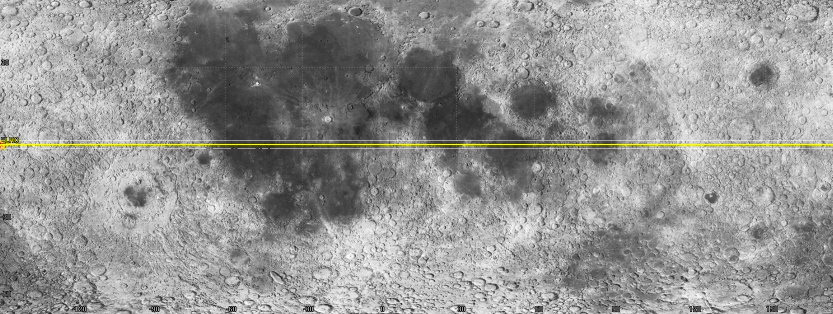
#> input picture 4.bmp, 1665 x 628 px (shown at 1/2 size)
$ jupyter execute --allow-errors find_position.ipynb   (shell and % lines are left out)
#> lines starting #> are read from the running program, lines starting #| are printed output that depends on the picture
[cell 1]
# External libraries
import numpy as np
import time
import matplotlib.pyplot as plt
import matplotlib.style as style
import pandas as pd
import astropy
import scipy
from filterpy.kalman import KalmanFilter
from filterpy.common import Q_discrete_white_noise
from scipy.linalg import block_diag
from astropy import units as u
from poliastro.bodies import Earth, Mars, Sun, Moon
from poliastro.twobody import Orbit
from poliastro.plotting import OrbitPlotter2D
from poliastro.plotting import OrbitPlotter3D
from sklearn import linear_model, datasets
import glob
# Own Libraries
from utility.utils import *
from KalmanFilter.kf import *
#> (the rest of this cell did not finish here and is left out)

[cell 2]
FILE = pd.DataFrame(columns=['ID','H','LAT','LON','Error_H(km)','Error_LAT(km)','Error_LON(km)','xEast','yNorth','zUp'])

# a = np.linspace(0,615,616).astype('int')
# b = np.linspace(624,678,678-624+1).astype('int')
# indexes = np.hstack([a,b])

T1, T2, T3, T4 = 7, 1.5, 0.15, 0.15


#> (the rest of this cell did not finish here and is left out)

#> (a cell that did not finish here is left out)

[cell 4]
H, Lon, Lat, IDXs = FILE['Error_H(km)'], FILE['Error_LON(km)'], FILE['Error_LAT(km)'], FILE['ID']

# Altitude

[cell 5]
plt.figure(dpi=150, figsize=(10,6), tight_layout=True)
end = len(IDXs)
plt.subplot(311)
plt.scatter(IDXs, H, s =2)
plt.xlim([0,end//2])
plt.xlabel('idx')
plt.ylabel('Km')
plt.title('Altitude Error')
plt.show()
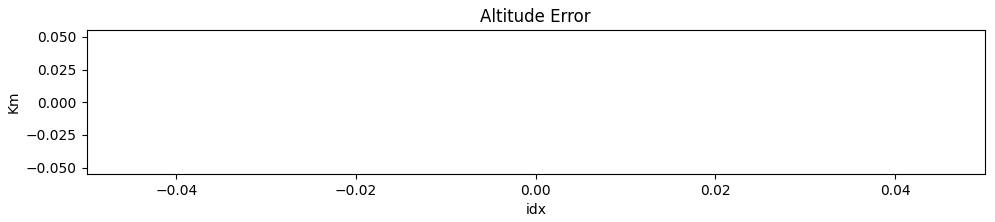
#> figure drawn by matplotlib, 1 panel

plt.subplot(312)
plt.scatter(IDXs, H, s =2)
plt.xlim([0,end//2])
plt.xlabel('idx')
plt.ylabel('Km')
plt.ylim([0,2])
plt.title('Altitude Error')

plt.subplot(313)
Img = cv2.imread('4.bmp')
#> Img is the input picture: shape (628, 1665, 3); mean B, G, R 147.9, 148.7, 148.7
plt.imshow(Img[235:335,:Img.shape[1]//2])
plt.yticks([0,50,100],[f'5°',f'0°',f'-5°'])
plt.xticks([0,int(1665/20),int(1665/20*2),int(1665/20*3),int(1665/20*4),int(1665/20*5),int(1665/20*6),int(1665/20*7),int(1665/20*8),int(1665/20*9),1665//2],[f'-147°',f'{-147+18}°',f'{-147+2*18}°',f'{-147+3*18}°',f'{-147+4*18}°',f'{-147+5*18}°',f'{-147+6*18}°',f'{-147+7*18}°',f'{-147+8*18}°',f'{-147+9*18}°',f'{-147+18*10}°'])
plt.savefig('AltitudeError_d=100_quartile_40-60A.jpg')
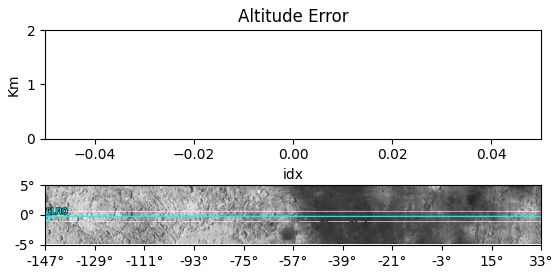
#> figure drawn by matplotlib, 2 panels
plt.show()


plt.figure(dpi=150, figsize=(10,6), tight_layout=True)
end = len(IDXs)
plt.subplot(311)
plt.scatter(IDXs, H, s =2)
plt.xlim([end//2, end])
plt.xlabel('idx')
plt.ylabel('Km')
plt.title('Altitude Error')
plt.show()

plt.subplot(312)
plt.scatter(IDXs, H, s =2)
plt.xlim([end//2, end])
plt.xlabel('idx')
plt.ylabel('Km')
plt.ylim([0,2])
plt.title('Altitude Error')

plt.subplot(313)
Img = cv2.imread('4.bmp')
plt.imshow(Img[235:335, Img.shape[1]//2: ])
plt.yticks([0,50,100],[f'5°',f'0°',f'-5°'])
plt.xticks([0,int(1665/20),int(1665/20*2),int(1665/20*3),int(1665/20*4),int(1665/20*5),int(1665/20*6),int(1665/20*7),int(1665/20*8),int(1665/20*9),1665//2],[f'{-147+18*10}°',f'{-147+18*11}°',f'{-147+18*12}°',f'{-147+18*13}°',f'{-147+18*14}°',f'{-147+18*15}°',f'{-147+18*16}°',f'{-147+18*17}°',f'{-147+18*18}°',f'{-180+15}°',f'{-147}°'])
plt.savefig('AltitudeError_d=100_quartile_40-60B.jpg')
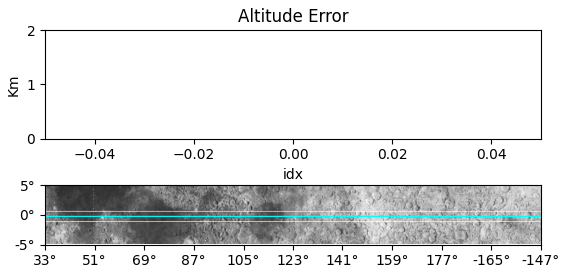
#> figure drawn by matplotlib, 2 panels
plt.show()

# Longitude

[cell 6]
plt.figure(dpi=150, figsize=(10,6), tight_layout=True)
end = len(IDXs)
plt.subplot(311)
plt.scatter(IDXs, Lon, s =2)
plt.xlim([0,end//2])
plt.xlabel('idx')
plt.ylabel('Km')
plt.title('Longitude Error')
plt.show()

plt.subplot(312)
plt.scatter(IDXs, Lon, s =2)
plt.xlim([0,end//2])
plt.xlabel('idx')
plt.ylabel('Km')
plt.ylim([0,1])
plt.title('Longitude Error')

plt.subplot(313)
Img = cv2.imread('4.bmp')
plt.imshow(Img[235:335,:Img.shape[1]//2])
plt.yticks([0,50,100],[f'5°',f'0°',f'-5°'])
plt.xticks([0,int(1665/20),int(1665/20*2),int(1665/20*3),int(1665/20*4),int(1665/20*5),int(1665/20*6),int(1665/20*7),int(1665/20*8),int(1665/20*9),1665//2],[f'-147°',f'{-147+18}°',f'{-147+2*18}°',f'{-147+3*18}°',f'{-147+4*18}°',f'{-147+5*18}°',f'{-147+6*18}°',f'{-147+7*18}°',f'{-147+8*18}°',f'{-147+9*18}°',f'{-147+18*10}°'])
plt.savefig('LongError_d=100_quartile_40-60A.jpg')
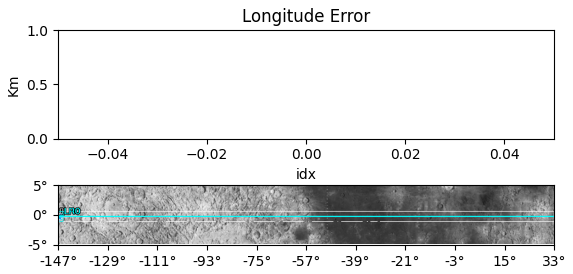
#> figure drawn by matplotlib, 2 panels
plt.show()


plt.figure(dpi=150, figsize=(10,6), tight_layout=True)
end = len(IDXs)
plt.subplot(311)
plt.scatter(IDXs, Lon, s =2)
plt.xlim([end//2, end])
plt.xlabel('idx')
plt.ylabel('Km')
plt.title('Longitude Error')
plt.show()

plt.subplot(312)
plt.scatter(IDXs, Lon, s =2)
plt.xlim([end//2, end])
plt.xlabel('idx')
plt.ylabel('Km')
plt.ylim([0,1])
plt.title('Longitude Error')

plt.subplot(313)
Img = cv2.imread('4.bmp')
plt.imshow(Img[235:335, Img.shape[1]//2: ])
plt.yticks([0,50,100],[f'5°',f'0°',f'-5°'])
plt.xticks([0,int(1665/20),int(1665/20*2),int(1665/20*3),int(1665/20*4),int(1665/20*5),int(1665/20*6),int(1665/20*7),int(1665/20*8),int(1665/20*9),1665//2],[f'{-147+18*10}°',f'{-147+18*11}°',f'{-147+18*12}°',f'{-147+18*13}°',f'{-147+18*14}°',f'{-147+18*15}°',f'{-147+18*16}°',f'{-147+18*17}°',f'{-147+18*18}°',f'{-180+15}°',f'{-147}°'])
plt.savefig('LongError_d=100_quartile_40-60B.jpg')
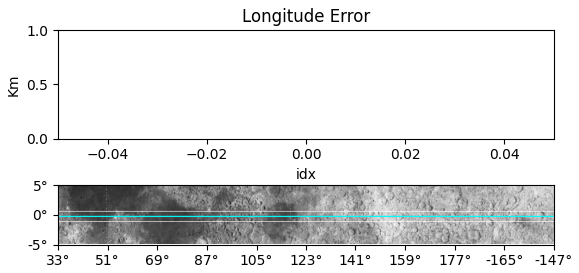
#> figure drawn by matplotlib, 2 panels
plt.show()

# Latitude

[cell 7]
plt.figure(dpi=150, figsize=(10,6), tight_layout=True)
end = len(IDXs)
plt.subplot(311)
plt.scatter(IDXs, Lat, s =2)
plt.xlim([0,end//2])
plt.xlabel('idx')
plt.ylabel('Km')
plt.title('Latitude Error')
plt.show()

plt.subplot(312)
plt.scatter(IDXs, Lat, s =2)
plt.xlim([0,end//2])
plt.xlabel('idx')
plt.ylabel('Km')
plt.ylim([0,1])
plt.title('Latitude Error')

plt.subplot(313)
Img = cv2.imread('4.bmp')
plt.imshow(Img[235:335,:Img.shape[1]//2])
plt.yticks([0,50,100],[f'5°',f'0°',f'-5°'])
plt.xticks([0,int(1665/20),int(1665/20*2),int(1665/20*3),int(1665/20*4),int(1665/20*5),int(1665/20*6),int(1665/20*7),int(1665/20*8),int(1665/20*9),1665//2],[f'-147°',f'{-147+18}°',f'{-147+2*18}°',f'{-147+3*18}°',f'{-147+4*18}°',f'{-147+5*18}°',f'{-147+6*18}°',f'{-147+7*18}°',f'{-147+8*18}°',f'{-147+9*18}°',f'{-147+18*10}°'])
plt.savefig('LatError_d=100_quartile_40-60A.jpg')
plt.show()


plt.figure(dpi=150, figsize=(10,6), tight_layout=True)
end = len(IDXs)
plt.subplot(311)
plt.scatter(IDXs, Lat, s =2)
plt.xlim([end//2, end])
plt.xlabel('idx')
plt.ylabel('Km')
plt.title('Latitude Error')
plt.show()

plt.subplot(312)
plt.scatter(IDXs, Lat, s =2)
plt.xlim([end//2, end])
plt.xlabel('idx')
plt.ylabel('Km')
plt.ylim([0,1])
plt.title('Latitude Error')

plt.subplot(313)
Img = cv2.imread('4.bmp')
plt.imshow(Img[235:335, Img.shape[1]//2: ])
plt.yticks([0,50,100],[f'5°',f'0°',f'-5°'])
plt.xticks([0,int(1665/20),int(1665/20*2),int(1665/20*3),int(1665/20*4),int(1665/20*5),int(1665/20*6),int(1665/20*7),int(1665/20*8),int(1665/20*9),1665//2],[f'{-147+18*10}°',f'{-147+18*11}°',f'{-147+18*12}°',f'{-147+18*13}°',f'{-147+18*14}°',f'{-147+18*15}°',f'{-147+18*16}°',f'{-147+18*17}°',f'{-147+18*18}°',f'{-180+15}°',f'{-147}°'])
plt.savefig('LatError_d=100_quartile_40-60B.jpg')
plt.show()

[cell 8]
xEast, yNorth, zUp = FILE['xEast'], FILE['yNorth'], FILE['zUp']

[cell 9]
def filter_quartile(Xs):
    X = pd.DataFrame(Xs)
    Q1 = X.quantile(0.2)
    Q3 = X.quantile(0.8)
    IQR = Q3 - Q1
    X = X[np.logical_not((X < (Q1 - 1.5 * IQR)) | (X > (Q3 + 1.5 * IQR)))]
    X = X.dropna()
    return np.array(X)


xEast_filtered = filter_quartile(xEast)
yNorth_filtered = filter_quartile(yNorth)
zUp_filtered = filter_quartile(zUp)
print(np.mean(xEast_filtered))
print(np.mean(yNorth_filtered))
print(np.mean(zUp_filtered))

from scipy.interpolate import make_interp_spline, BSpline

#create data
x = range(len(xEast_filtered))
y = xEast_filtered

#define x as 200 equally spaced values between the min and max of original x
#> (the rest of this cell did not finish here and is left out)

# East

[cell 10]
plt.figure(dpi=150, figsize=(10,6), tight_layout=True)
end = len(IDXs)
plt.subplot(311)
plt.scatter(IDXs, xEast, s =2)
plt.xlim([0,end//2])
plt.xlabel('idx')
plt.ylabel('m')
plt.title('East')
plt.show()
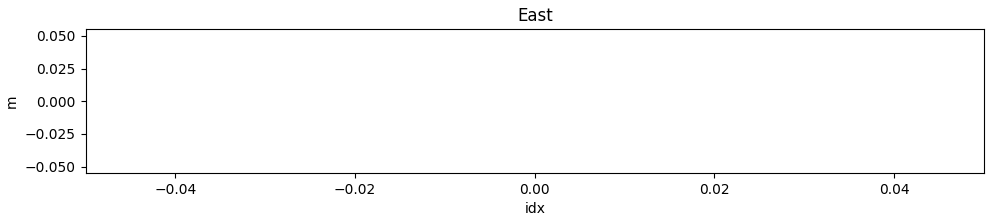
#> figure drawn by matplotlib, 1 panel

plt.subplot(312)
plt.scatter(IDXs, xEast, s =2)
plt.xlim([0,end//2])
plt.xlabel('idx')
plt.ylabel('m')
plt.ylim([0,1000])
plt.title('East')

plt.subplot(313)
Img = cv2.imread('4.bmp')
plt.imshow(Img[235:335,:Img.shape[1]//2])
plt.yticks([0,50,100],[f'5°',f'0°',f'-5°'])
plt.xticks([0,int(1665/20),int(1665/20*2),int(1665/20*3),int(1665/20*4),int(1665/20*5),int(1665/20*6),int(1665/20*7),int(1665/20*8),int(1665/20*9),1665//2],[f'-147°',f'{-147+18}°',f'{-147+2*18}°',f'{-147+3*18}°',f'{-147+4*18}°',f'{-147+5*18}°',f'{-147+6*18}°',f'{-147+7*18}°',f'{-147+8*18}°',f'{-147+9*18}°',f'{-147+18*10}°'])
plt.savefig('EastError_d=100_quartile_40-60A.jpg')
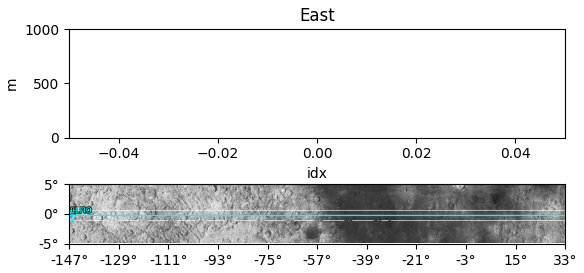
#> figure drawn by matplotlib, 2 panels
plt.show()


plt.figure(dpi=150, figsize=(10,6), tight_layout=True)
end = len(IDXs)
plt.subplot(311)
plt.scatter(IDXs, xEast, s =2)
plt.xlim([end//2, end])
plt.xlabel('idx')
plt.ylabel('m')
plt.title('East')
plt.show()

plt.subplot(312)
plt.scatter(IDXs, xEast, s =2)
plt.xlim([end//2, end])
plt.xlabel('idx')
plt.ylabel('m')
plt.ylim([0,1000])
plt.title('East')

plt.subplot(313)
Img = cv2.imread('4.bmp')
plt.imshow(Img[235:335, Img.shape[1]//2: ])
plt.yticks([0,50,100],[f'5°',f'0°',f'-5°'])
plt.xticks([0,int(1665/20),int(1665/20*2),int(1665/20*3),int(1665/20*4),int(1665/20*5),int(1665/20*6),int(1665/20*7),int(1665/20*8),int(1665/20*9),1665//2],[f'{-147+18*10}°',f'{-147+18*11}°',f'{-147+18*12}°',f'{-147+18*13}°',f'{-147+18*14}°',f'{-147+18*15}°',f'{-147+18*16}°',f'{-147+18*17}°',f'{-147+18*18}°',f'{-180+15}°',f'{-147}°'])
plt.savefig('EastError_d=100_quartile_40-60B.jpg')
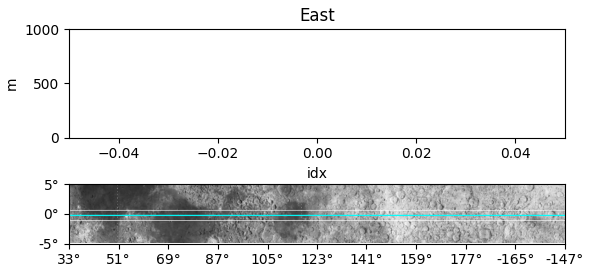
#> figure drawn by matplotlib, 2 panels
plt.show()

# North

[cell 11]
plt.figure(dpi=150, figsize=(10,6), tight_layout=True)
end = len(IDXs)
plt.subplot(311)
plt.scatter(IDXs, yNorth, s =2)
plt.xlim([0,end//2])
plt.xlabel('idx')
plt.ylabel('m')
plt.title('North')
plt.show()

plt.subplot(312)
plt.scatter(IDXs, yNorth, s =2)
plt.xlim([0,end//2])
plt.xlabel('idx')
plt.ylabel('m')
plt.ylim([0,1000])
plt.title('North')

plt.subplot(313)
Img = cv2.imread('4.bmp')
plt.imshow(Img[235:335,:Img.shape[1]//2])
plt.yticks([0,50,100],[f'5°',f'0°',f'-5°'])
plt.xticks([0,int(1665/20),int(1665/20*2),int(1665/20*3),int(1665/20*4),int(1665/20*5),int(1665/20*6),int(1665/20*7),int(1665/20*8),int(1665/20*9),1665//2],[f'-147°',f'{-147+18}°',f'{-147+2*18}°',f'{-147+3*18}°',f'{-147+4*18}°',f'{-147+5*18}°',f'{-147+6*18}°',f'{-147+7*18}°',f'{-147+8*18}°',f'{-147+9*18}°',f'{-147+18*10}°'])
plt.savefig('NorthError_d=100_quartile_40-60A.jpg')
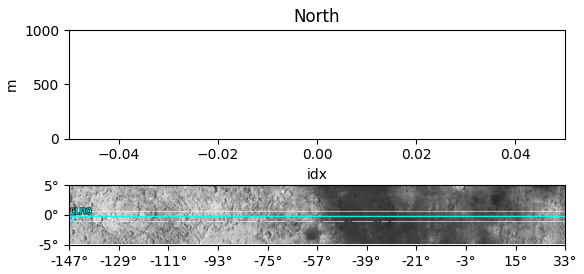
#> figure drawn by matplotlib, 2 panels
plt.show()


plt.figure(dpi=150, figsize=(10,6), tight_layout=True)
end = len(IDXs)
plt.subplot(311)
plt.scatter(IDXs, yNorth, s =2)
plt.xlim([end//2, end])
plt.xlabel('idx')
plt.ylabel('m')
plt.title('North')
plt.show()

plt.subplot(312)
plt.scatter(IDXs, yNorth, s =2)
plt.xlim([end//2, end])
plt.xlabel('idx')
plt.ylabel('m')
plt.ylim([0,1000])
plt.title('North')

plt.subplot(313)
Img = cv2.imread('4.bmp')
plt.imshow(Img[235:335, Img.shape[1]//2: ])
plt.yticks([0,50,100],[f'5°',f'0°',f'-5°'])
plt.xticks([0,int(1665/20),int(1665/20*2),int(1665/20*3),int(1665/20*4),int(1665/20*5),int(1665/20*6),int(1665/20*7),int(1665/20*8),int(1665/20*9),1665//2],[f'{-147+18*10}°',f'{-147+18*11}°',f'{-147+18*12}°',f'{-147+18*13}°',f'{-147+18*14}°',f'{-147+18*15}°',f'{-147+18*16}°',f'{-147+18*17}°',f'{-147+18*18}°',f'{-180+15}°',f'{-147}°'])
plt.savefig('NorthError_d=100_quartile_40-60B.jpg')
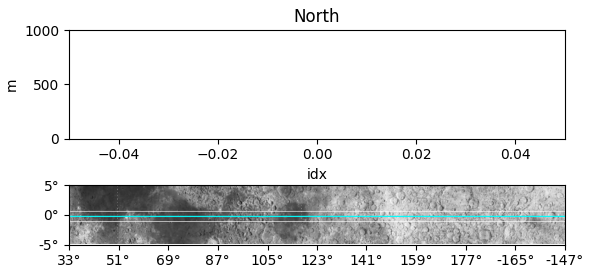
#> figure drawn by matplotlib, 2 panels
plt.show()

# Up

[cell 12]
plt.figure(dpi=150, figsize=(10,6), tight_layout=True)
end = len(IDXs)
plt.subplot(311)
plt.scatter(IDXs, zUp, s =2)
plt.xlim([0,end//2])
plt.xlabel('idx')
plt.ylabel('m')
plt.title('Up')
plt.show()

plt.subplot(312)
plt.scatter(IDXs, yNorth, s =2)
plt.xlim([0,end//2])
plt.xlabel('idx')
plt.ylabel('m')
plt.ylim([0,1500])
plt.title('Up')

plt.subplot(313)
Img = cv2.imread('4.bmp')
plt.imshow(Img[235:335,:Img.shape[1]//2])
plt.yticks([0,50,100],[f'5°',f'0°',f'-5°'])
plt.xticks([0,int(1665/20),int(1665/20*2),int(1665/20*3),int(1665/20*4),int(1665/20*5),int(1665/20*6),int(1665/20*7),int(1665/20*8),int(1665/20*9),1665//2],[f'-147°',f'{-147+18}°',f'{-147+2*18}°',f'{-147+3*18}°',f'{-147+4*18}°',f'{-147+5*18}°',f'{-147+6*18}°',f'{-147+7*18}°',f'{-147+8*18}°',f'{-147+9*18}°',f'{-147+18*10}°'])
plt.savefig('UpError_d=100_quartile_40-60A.jpg')
plt.show()


plt.figure(dpi=150, figsize=(10,6), tight_layout=True)
end = len(IDXs)
plt.subplot(311)
plt.scatter(IDXs, zUp, s =2)
plt.xlim([end//2, end])
plt.xlabel('idx')
plt.ylabel('m')
plt.title('Up')
plt.show()

plt.subplot(312)
plt.scatter(IDXs, yNorth, s =2)
plt.xlim([end//2, end])
plt.xlabel('idx')
plt.ylabel('m')
plt.ylim([0,1500])
plt.title('Up')

plt.subplot(313)
Img = cv2.imread('4.bmp')
plt.imshow(Img[235:335, Img.shape[1]//2: ])
plt.yticks([0,50,100],[f'5°',f'0°',f'-5°'])
plt.xticks([0,int(1665/20),int(1665/20*2),int(1665/20*3),int(1665/20*4),int(1665/20*5),int(1665/20*6),int(1665/20*7),int(1665/20*8),int(1665/20*9),1665//2],[f'{-147+18*10}°',f'{-147+18*11}°',f'{-147+18*12}°',f'{-147+18*13}°',f'{-147+18*14}°',f'{-147+18*15}°',f'{-147+18*16}°',f'{-147+18*17}°',f'{-147+18*18}°',f'{-180+15}°',f'{-147}°'])
plt.savefig('UpError_d=100_quartile_40-60B.jpg')
plt.show()

$ run again, with 1.bmp copied over 4.bmp
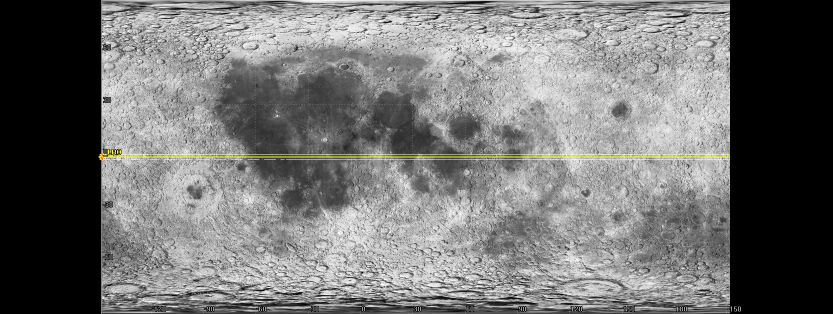
#> input picture 1.bmp, 1665 x 628 px (shown at 1/2 size)
#> Img is the input picture: shape (628, 1665, 3); mean B, G, R 114.8, 115.4, 115.5
#> `plt.savefig('NorthError_d=100_quartile_40-60A.jpg')`:
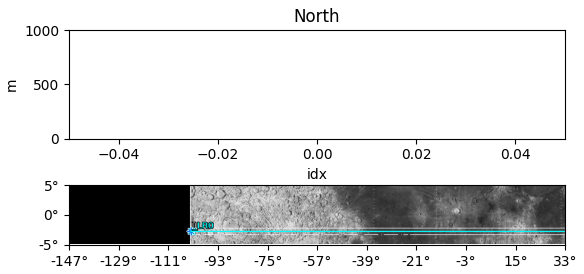
#> figure drawn by matplotlib, 2 panels
#> `plt.savefig('NorthError_d=100_quartile_40-60B.jpg')`:
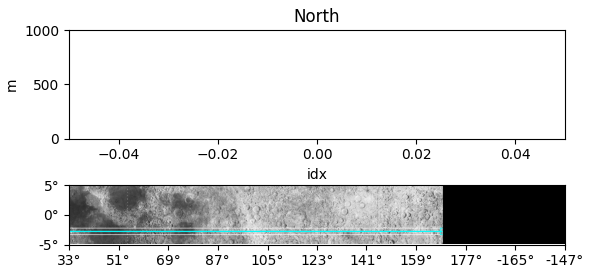
#> figure drawn by matplotlib, 2 panels
